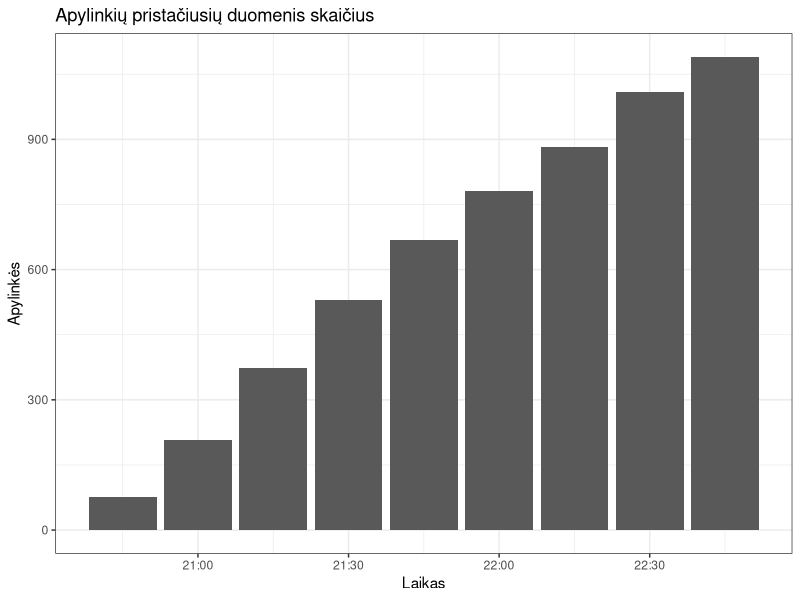
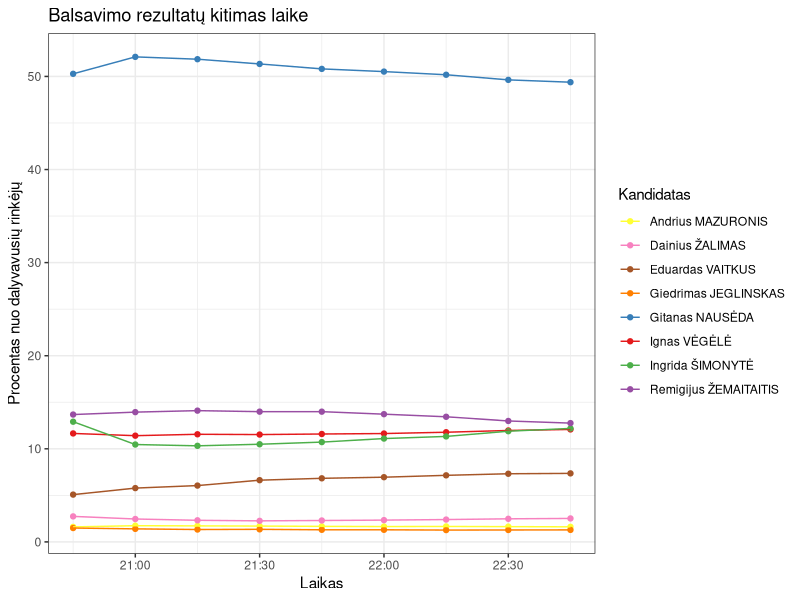
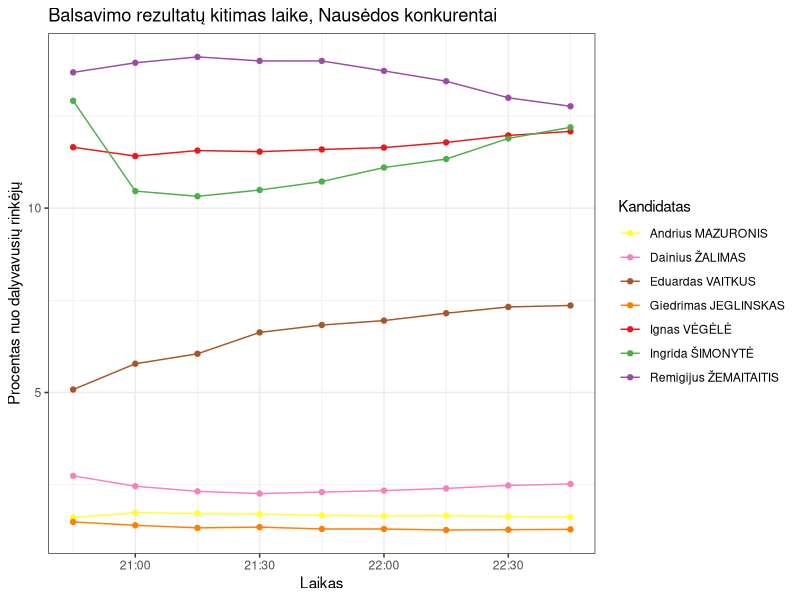

Recreate these plots in R, in order.
## ---- chunk 1
library(dplyr)
library(lubridate)
library(ggplot2)

dt <- read.csv("data/rezultatai_laike.csv") %>%
    mutate(timestamp = ymd_hms(timestamp))

ap <- dt %>%
    select(timestamp, apylinkes) %>%
    unique()

ggplot(aes(x = timestamp, y = apylinkes), data = ap) +
    geom_col() +
    theme_bw() +
    labs(x = "Laikas", y = "Apylinkės", title = "Apylinkių pristačiusių duomenis skaičius")
## ---- chunk 2
cols <- RColorBrewer::brewer.pal(8, "Set1")[c(6, 8, 7, 5, 2, 1, 3, 4)]
ggplot(aes(x = timestamp, y = proc_viso, group = kandidatas, colour = kandidatas), data = dt) +
    geom_point() +
    geom_line() +
    theme_bw() +
    scale_colour_manual(name = "Kandidatas", values = cols) +
    labs(x = "Laikas", y = "Procentas nuo dalyvavusių rinkėjų", title = "Balsavimo rezultatų kitimas laike")
## ---- chunk 3
ggplot(aes(x = timestamp, y = proc_viso, group = kandidatas, colour = kandidatas), data = dt %>% filter(kandidatas != "Gitanas NAUSĖDA")) +
    geom_point() +
    geom_line() +
    theme_bw() +
    scale_colour_manual(name = "Kandidatas", values = cols[-5]) +
    labs(x = "Laikas", y = "Procentas nuo dalyvavusių rinkėjų", title = "Balsavimo rezultatų kitimas laike, Nausėdos konkurentai")
